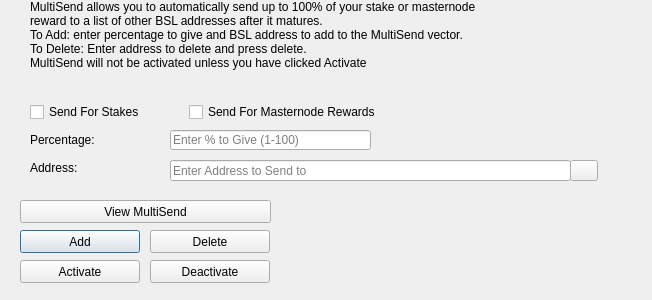
<?xml version="1.0" encoding="UTF-8"?>
<ui version="4.0">
 <class>MultiSendDialog</class>
 <widget class="QDialog" name="MultiSendDialog">
  <property name="windowModality">
   <enum>Qt::NonModal</enum>
  </property>
  <property name="geometry">
   <rect>
    <x>0</x>
    <y>0</y>
    <width>652</width>
    <height>300</height>
   </rect>
  </property>
  <property name="windowTitle">
   <string>MultiSend</string>
  </property>
  <widget class="QLineEdit" name="multiSendPercentEdit">
   <property name="geometry">
    <rect>
     <x>170</x>
     <y>130</y>
     <width>201</width>
     <height>20</height>
    </rect>
   </property>
   <property name="toolTip">
    <string>Enter whole numbers 1 - 100</string>
   </property>
   <property name="placeholderText">
    <string>Enter % to Give (1-100)</string>
   </property>
  </widget>
  <widget class="QLineEdit" name="multiSendAddressEdit">
   <property name="geometry">
    <rect>
     <x>170</x>
     <y>160</y>
     <width>401</width>
     <height>21</height>
    </rect>
   </property>
   <property name="toolTip">
    <string/>
   </property>
   <property name="placeholderText">
    <string>Enter Address to Send to</string>
   </property>
  </widget>
  <widget class="QLabel" name="label_2">
   <property name="geometry">
    <rect>
     <x>30</x>
     <y>0</y>
     <width>451</width>
     <height>121</height>
    </rect>
   </property>
   <property name="lineWidth">
    <number>1</number>
   </property>
   <property name="text">
    <string>MultiSend allows you to automatically send up to 100% of your stake or masternode reward to a list of other BSL addresses after it matures.
To Add: enter percentage to give and BSL address to add to the MultiSend vector.
To Delete: Enter address to delete and press delete.
MultiSend will not be activated unless you have clicked Activate</string>
   </property>
   <property name="alignment">
    <set>Qt::AlignLeading|Qt::AlignLeft|Qt::AlignTop</set>
   </property>
   <property name="wordWrap">
    <bool>true</bool>
   </property>
  </widget>
  <widget class="QLabel" name="message">
   <property name="geometry">
    <rect>
     <x>290</x>
     <y>200</y>
     <width>351</width>
     <height>91</height>
    </rect>
   </property>
   <property name="text">
    <string/>
   </property>
  </widget>
  <widget class="QPushButton" name="addButton">
   <property name="geometry">
    <rect>
     <x>20</x>
     <y>230</y>
     <width>120</width>
     <height>23</height>
    </rect>
   </property>
   <property name="toolTip">
    <string/>
   </property>
   <property name="statusTip">
    <string>Add to MultiSend Vector</string>
   </property>
   <property name="text">
    <string>Add</string>
   </property>
  </widget>
  <widget class="QPushButton" name="disableButton">
   <property name="geometry">
    <rect>
     <x>150</x>
     <y>260</y>
     <width>120</width>
     <height>23</height>
    </rect>
   </property>
   <property name="statusTip">
    <string>Deactivate MultiSend</string>
   </property>
   <property name="text">
    <string>Deactivate</string>
   </property>
  </widget>
  <widget class="QPushButton" name="addressBookButton">
   <property name="geometry">
    <rect>
     <x>570</x>
     <y>160</y>
     <width>28</width>
     <height>21</height>
    </rect>
   </property>
   <property name="toolTip">
    <string>Choose an address from the address book</string>
   </property>
   <property name="text">
    <string/>
   </property>
   <property name="icon">
    <iconset resource="../bitsolo.qrc">
     <normaloff>:/icons/address-book</normaloff>:/icons/address-book</iconset>
   </property>
   <property name="shortcut">
    <string>Alt+A</string>
   </property>
   <property name="autoDefault">
    <bool>false</bool>
   </property>
  </widget>
  <widget class="QLabel" name="label">
   <property name="geometry">
    <rect>
     <x>30</x>
     <y>130</y>
     <width>121</width>
     <height>20</height>
    </rect>
   </property>
   <property name="toolTip">
    <string>Percentage of stake to send</string>
   </property>
   <property name="text">
    <string>Percentage:</string>
   </property>
  </widget>
  <widget class="QLabel" name="label_5">
   <property name="geometry">
    <rect>
     <x>30</x>
     <y>160</y>
     <width>111</width>
     <height>16</height>
    </rect>
   </property>
   <property name="toolTip">
    <string>Address to send portion of stake to</string>
   </property>
   <property name="text">
    <string>Address:</string>
   </property>
  </widget>
  <widget class="QPushButton" name="deleteButton">
   <property name="geometry">
    <rect>
     <x>150</x>
     <y>230</y>
     <width>120</width>
     <height>23</height>
    </rect>
   </property>
   <property name="toolTip">
    <string/>
   </property>
   <property name="statusTip">
    <string>Delete Address From MultiSend Vector</string>
   </property>
   <property name="text">
    <string>Delete</string>
   </property>
  </widget>
  <widget class="QPushButton" name="activateButton">
   <property name="geometry">
    <rect>
     <x>20</x>
     <y>260</y>
     <width>120</width>
     <height>23</height>
    </rect>
   </property>
   <property name="statusTip">
    <string>Activate MultiSend</string>
   </property>
   <property name="text">
    <string>Activate</string>
   </property>
  </widget>
  <widget class="QPushButton" name="viewButton">
   <property name="geometry">
    <rect>
     <x>20</x>
     <y>200</y>
     <width>251</width>
     <height>23</height>
    </rect>
   </property>
   <property name="toolTip">
    <string/>
   </property>
   <property name="statusTip">
    <string>View MultiSend Vector</string>
   </property>
   <property name="text">
    <string>View MultiSend</string>
   </property>
  </widget>
  <widget class="QWidget" name="horizontalLayoutWidget">
   <property name="geometry">
    <rect>
     <x>30</x>
     <y>100</y>
     <width>351</width>
     <height>24</height>
    </rect>
   </property>
   <layout class="QHBoxLayout" name="horizontalLayout">
    <item>
     <widget class="QCheckBox" name="multiSendStakeCheckBox">
      <property name="text">
       <string>Send For Stakes</string>
      </property>
     </widget>
    </item>
    <item>
     <widget class="QCheckBox" name="multiSendMasternodeCheckBox">
      <property name="text">
       <string>Send For Masternode Rewards</string>
      </property>
     </widget>
    </item>
   </layout>
  </widget>
 </widget>
 <resources>
  <include location="../bitsolo.qrc"/>
 </resources>
 <connections/>
</ui>
